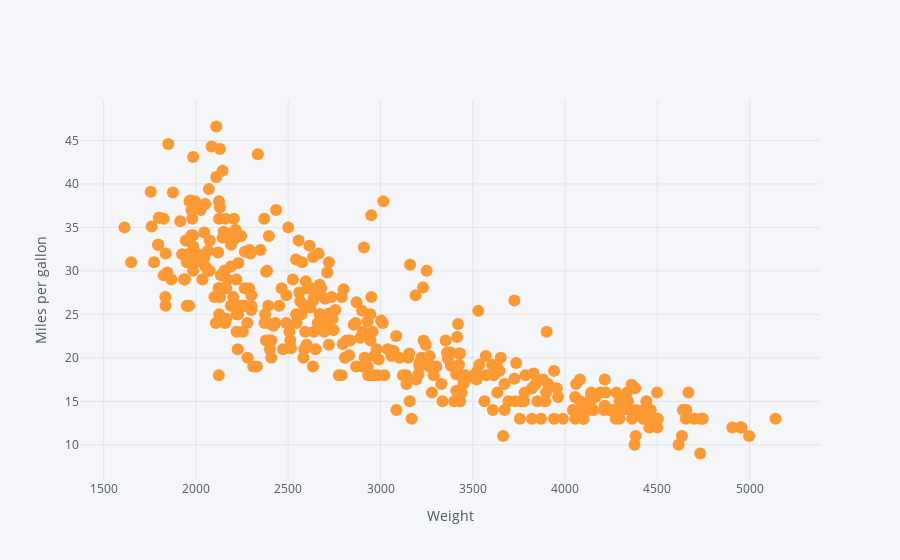

The cell this chart's notebook holds for it:
### Code cell
data.iplot(kind='scatter', x='weight', y='mpg', mode='markers', xTitle='Weight', yTitle='Miles per gallon')

### Figure 1 — Plotly figure (JSON) as saved in the notebook; plotly's stock layout.template omitted (floating-point values rounded to 4 significant figures; data arrays with more than 128 entries replaced by an {"elided": "..."} marker saying what was removed)
{"data": [{"line": {"color": "rgba(255, 153, 51, 1.0)", "dash": "solid", "shape": "linear", "width": 1.3}, "marker": {"size": 12, "symbol": "circle"}, "mode": "markers", "name": "mpg", "text": "", "type": "scatter", "x": {"elided": "392 int values"}, "y": {"elided": "392 float values"}}], "layout": {"legend": {"bgcolor": "#F5F6F9", "font": {"color": "#4D5663"}}, "paper_bgcolor": "#F5F6F9", "plot_bgcolor": "#F5F6F9", "title": {"font": {"color": "#4D5663"}}, "xaxis": {"gridcolor": "#E1E5ED", "showgrid": true, "tickfont": {"color": "#4D5663"}, "title": {"font": {"color": "#4D5663"}, "text": "Weight"}, "zerolinecolor": "#E1E5ED"}, "yaxis": {"gridcolor": "#E1E5ED", "showgrid": true, "tickfont": {"color": "#4D5663"}, "title": {"font": {"color": "#4D5663"}, "text": "Miles per gallon"}, "zerolinecolor": "#E1E5ED"}}}
